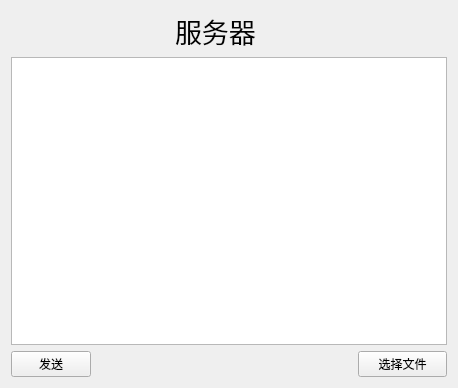
<?xml version="1.0" encoding="UTF-8"?>
<ui version="4.0">
 <class>ServerWidget</class>
 <widget class="QWidget" name="ServerWidget">
  <property name="geometry">
   <rect>
    <x>0</x>
    <y>0</y>
    <width>458</width>
    <height>388</height>
   </rect>
  </property>
  <property name="windowTitle">
   <string>ServerWidget</string>
  </property>
  <layout class="QGridLayout" name="gridLayout">
   <item row="0" column="0" colspan="2">
    <spacer name="horizontalSpacer">
     <property name="orientation">
      <enum>Qt::Horizontal</enum>
     </property>
     <property name="sizeHint" stdset="0">
      <size>
       <width>153</width>
       <height>20</height>
      </size>
     </property>
    </spacer>
   </item>
   <item row="0" column="2">
    <widget class="QLabel" name="label">
     <property name="font">
      <font>
       <pointsize>20</pointsize>
      </font>
     </property>
     <property name="text">
      <string>服务器</string>
     </property>
    </widget>
   </item>
   <item row="0" column="3" colspan="2">
    <spacer name="horizontalSpacer_2">
     <property name="orientation">
      <enum>Qt::Horizontal</enum>
     </property>
     <property name="sizeHint" stdset="0">
      <size>
       <width>188</width>
       <height>20</height>
      </size>
     </property>
    </spacer>
   </item>
   <item row="1" column="0" colspan="5">
    <widget class="QTextEdit" name="textEditRead"/>
   </item>
   <item row="2" column="0">
    <widget class="QPushButton" name="sendButton">
     <property name="text">
      <string>发送</string>
     </property>
    </widget>
   </item>
   <item row="2" column="1" colspan="3">
    <spacer name="horizontalSpacer_3">
     <property name="orientation">
      <enum>Qt::Horizontal</enum>
     </property>
     <property name="sizeHint" stdset="0">
      <size>
       <width>258</width>
       <height>20</height>
      </size>
     </property>
    </spacer>
   </item>
   <item row="2" column="4">
    <widget class="QPushButton" name="chooseButton">
     <property name="text">
      <string>选择文件</string>
     </property>
    </widget>
   </item>
  </layout>
 </widget>
 <resources/>
 <connections/>
</ui>
